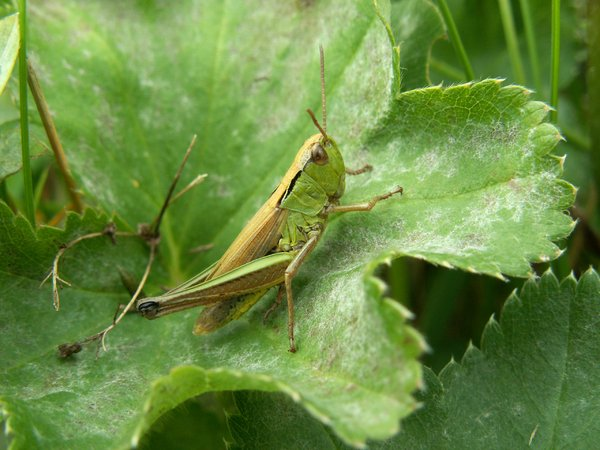
#> input picture hopper.jpeg, 600 x 450 px
$ python t.py
#> lines starting #> are read from the running program, lines starting #| are printed output that depends on the picture
# import all the libraries
from PIL import Image
import matplotlib.pyplot as plt
import numpy as np

# to open the image
image = Image.open("hopper.jpeg")
#> image is the input picture: PIL image 600x450 RGB; mean R, G, B 106.3, 139.2, 66.5
# this open the photo viewer
# image.show()
# plt.imshow(image)

# image watermark
size = (500, 100)
crop_image = image.copy()
# to keep the aspect ration in intact
crop_image.thumbnail(size)
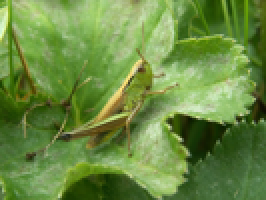
#> crop_image: PIL image 133x100 RGB (shown 2 times larger); mean R, G, B 106.4, 139.4, 66.7

# add watermark
copied_image = image.copy()
# base image
copied_image.paste(crop_image, (500, 300))
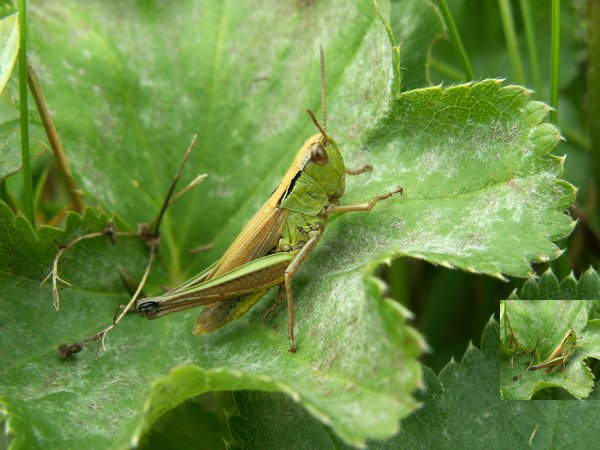
#> copied_image: PIL image 600x450 RGB; mean R, G, B 108.4, 141.2, 67.7
# pasted the crop image onto the base image
copied_image.show()
plt.imshow(copied_image)
